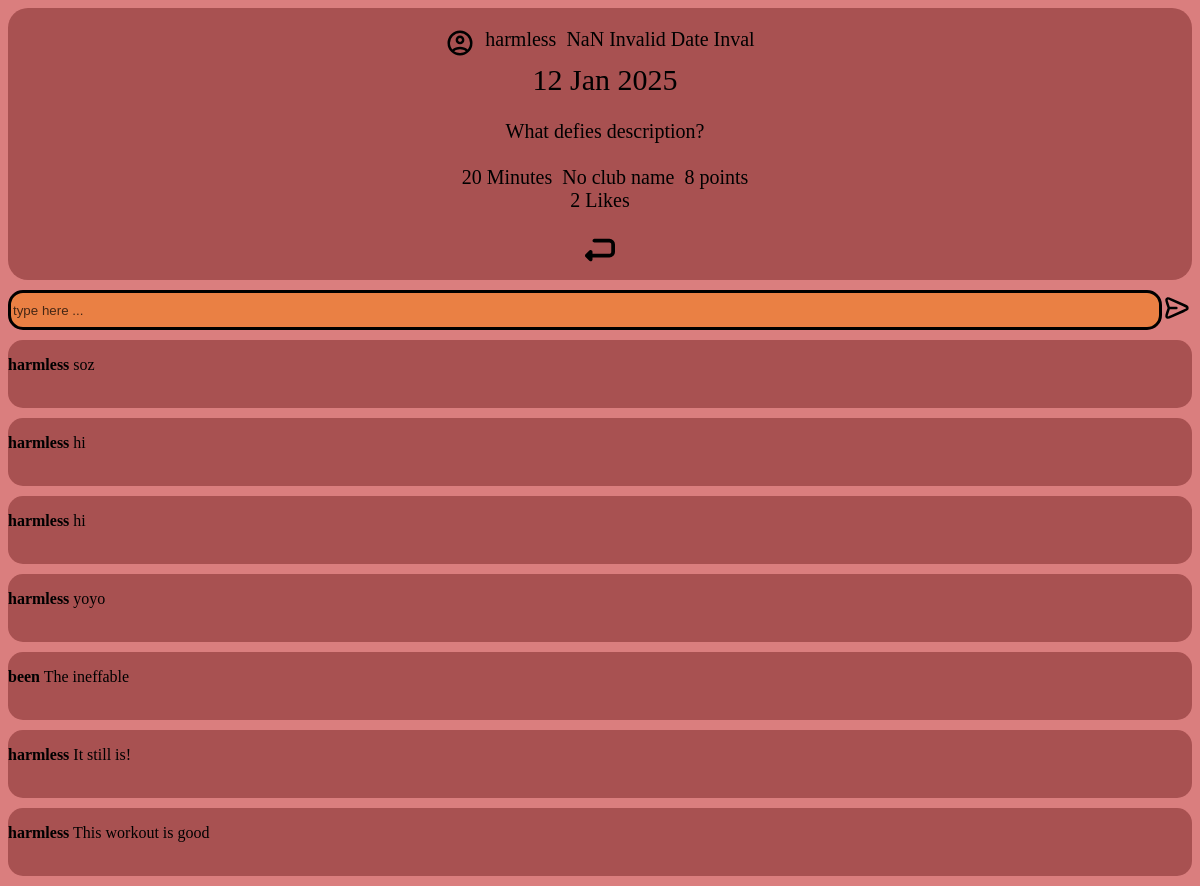
/chat/24 (signed in), run on the app's committed database.
### tables this page shows
CREATE TABLE USERS (ID INTEGER PRIMARY KEY AUTOINCREMENT NOT NULL, firstname TEXT, lastname TEXT, username TEXT, email TEXT, age INT, profile_pic IMAGE, date_joined DATE, password HASH);

CREATE TABLE CARDS (ID INTEGER PRIMARY KEY AUTOINCREMENT NOT NULL, title TEXT, description TEXT, userID INT, start DATETIME, duration INT, points, INT, picture IMAGE, address TEXT);

CREATE TABLE CARD_RESPONSES
                     (ID INTEGER PRIMARY KEY AUTOINCREMENT NOT NULL,
                     comment TEXT,
                     like INT,
                     cardID INT,
                     userID INT);

### app/main.py (the view)
@main.route("/chat/<int:cardID>") # whatever int comes after "chat/" gets passed in
@login_required
def card_chat(cardID):
    return render_template("chat.html", item = db.main.Cards().get_card_by_id(cardID),
                           chats=db.main.Card_responses().get_chats(cardID), username=db.main.Users().get_username_by_card_id(cardID))

### app/__init__.py (called while the page is built)
@login_manager.user_loader
def load_user(user_id):
    return get_user_by_id(user_id)

### app/auth.py (called while the page is built)
def get_user_by_id(user_id):
    conn = sqlite3.connect('main.db')
    cursor = conn.cursor()
    cursor.execute("SELECT * FROM users WHERE id = ?", (user_id,))
    user = cursor.fetchone()
    conn.close()
    if user:
        return User(user[0], user[1], user[2], user[3], user[4], user[5], user[6], user[7], user[8])
    return None

### db/main.py (called while the page is built)
def create_dict(cursor, row):
    d = {}
    for idx,col in enumerate(cursor.description):
        d[col[0]] = row[idx]
    return d

    def get_username_by_card_id(self, cardID):
        username = self.conn.execute('''SELECT username FROM Cards
                                INNER JOIN Users ON Users.ID = Cards.userID
                                WHERE Cards.ID = ?''', [cardID])
        return username.fetchone()['username']

    def get_card_by_id(self, cardID):
        card = self.conn.execute('''SELECT * FROM Cards
                                 WHERE ID = ?;''', [cardID])
        data = card.fetchone()
        data['likes'] = Card_responses().get_likes(cardID)
        return data

    def get_chats(self, cardID): # checks if there is actually a comment before returning it
        chats = self.conn.execute('''SELECT comment, username, Users.ID FROM Card_responses
                        INNER JOIN Users ON Users.ID = Card_responses.userID
                        WHERE Card_responses.comment is not NULL
                        AND Card_responses.cardID = ?''', [cardID])
        return chats.fetchall()[::-1] # sorts the chats from the oldest to newest

    def get_likes(self, cardID):
        likes = self.conn.execute('''SELECT username, Users.ID FROM Card_responses
                        INNER JOIN Users ON Users.ID = Card_responses.userID
                        WHERE Card_responses.comment is NULL
                        AND Card_responses.cardID = ?''', [cardID]).fetchall()
        return len(likes)

### app/templates/chat.html (shortened to what this page needs)
<!DOCTYPE html>
<html lang="en">
<head>
    <link rel="stylesheet" href="../static/card.css">
    <link rel="stylesheet" href="../static/sidebar.css">
    <link rel="stylesheet" href="../static/chat.css">
</head>
<body>
    {% from "macros.html" import card with context%}
    {% macro chat(comment, username, ID) %}
    <div class="chat-box">
        <div class="chat-row">
            <div class="user"><p><strong>{{ username }}</strong>  {{ comment }}</p></div>
        </div>
    </div>
    {%endmacro%}
    {{card("../static/images/icon.svg", username, item['start'], item['title'], item['description'], item['duration'], item['address'], item['points'], item['likes'], item['IDD'], item['uID'])}}
    <form method="post">
        <div class="send-chat">
            <input type="textbox" name="chat" placeholder="type here ...">
            <button type="submit"><img src="../static/images/send.svg" alt="send"></button>
        </div>
    </form>
    {% for i in chats %}
        {{chat(i['comment'], i['username'], i['ID'])}}
    {% endfor %}
</body>
</html>

### app/templates/macros.html (shortened to what this page needs)
{% macro card(icon, username, date, title, desc, duration, location, intensity, likes, id, uID, num=0) %}
        <div class="card">
            <div class="row-one">
                <div class="card-icon click{{uID}}"><img src="{{icon}}" alt="img" class="icon"></div>
                <div class="username click{{uID}}">{{ username }}</div>
                <div class="date" id="date{{num}}">{{ date }}</div>
            </div>
            <div class="title">{{ title }}</div>
            <br>
            <div class="desc">{{ desc }}</div>
            <br>
             <div class="row-four">
                <div class="duration">{{duration}} Minutes</div>
                <div class="location">{{location}}</div>
                <div class="intensity">{{intensity}} points</div>
             </div>
            <div class="likes" id="likes{{num}}">{{likes}} Likes</div>
            <br>
            <div class="return-icon">
                <div class="return"><img src="../static/images/return.svg" onclick="location.href='{{url_for('main.index')}}'" alt="" class="icon"></div>
            </div>
        </div>
    {% endmacro %}

### app/static/card.css (style rules this page uses)
.card { border-radius: 20px; background-color: #A85151; width: 100%; margin-bottom: 10px; padding-top: 10px; display: flex; flex-direction: column; align-items: center; justify-content: baseline; text-align: center; flex-wrap: wrap; font-size: 20px; }
.row-one { padding-top: 10px; }
.icon { object-fit: contain; width: 30px; margin: 0 auto; }
.username, .date, .title, .desc, .duration, .location, .intensity, .thumb, .chat, .share { margin: 0; padding-left: 10px; text-align: center; }
.desc { max-width: 90%; overflow-wrap: break-word; flex: 1; }
.title { font-size: 30px; }
.return-icon { display: none; }

### app/static/sidebar.css (style rules this page uses)
body { background-color: #DA7E7E; }
div { float: left; }

### app/static/chat.css (style rules this page uses)
.user { max-width: 90%; overflow-wrap: break-word; flex: 1; }
.send-chat { width: 100%; float: left; display: flex; flex-direction: row; }
input { box-sizing: border-box; height: 40px; border: 3.4px solid black; border-radius: 15px; background-color: #EA8044; margin-bottom: 10px; flex: 1; outline: none; }
img { object-fit: contain; width: 30px; margin-bottom: 10px; }
button { all: unset; }
input::placeholder { color: black; font-size: 100%; text-align: left; opacity: 70%; }
.chat-box { border-radius: 15px; background-color: #A85151; width: 100%; display: flex; flex-direction: column; flex-wrap: wrap; margin-bottom: 10px; }
.return-icon { display: initial; padding-bottom: 10px; }

### data on the page
USERS: username "harmless"
CARDS: title "12 Jan 2025", description "What defies description?", address "No club name"
CARD_RESPONSES: comment "soz"
CARD_RESPONSES: comment "hi"
CARD_RESPONSES: comment "hi"
CARD_RESPONSES: comment "yoyo"
CARD_RESPONSES: comment "The ineffable"
USERS: username "been"
CARD_RESPONSES: comment "It still is!"
CARD_RESPONSES: comment "This workout is good"

### other printed values
{{ duration }} "20"
{{ intensity }} "8"
{{ likes }} "2"
